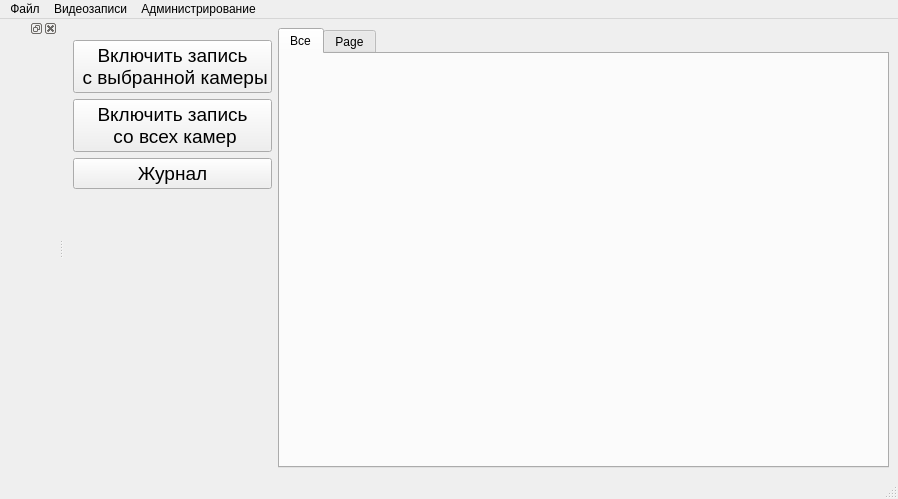
<?xml version="1.0" encoding="UTF-8"?>
<ui version="4.0">
 <class>BuksanSpy</class>
 <widget class="QMainWindow" name="BuksanSpy">
  <property name="geometry">
   <rect>
    <x>0</x>
    <y>0</y>
    <width>898</width>
    <height>499</height>
   </rect>
  </property>
  <property name="windowTitle">
   <string>BuksanSpy</string>
  </property>
  <widget class="QWidget" name="centralwidget">
   <layout class="QGridLayout" name="gridLayout">
    <item row="3" column="0">
     <widget class="QPushButton" name="pushButton_2">
      <property name="font">
       <font>
        <pointsize>14</pointsize>
       </font>
      </property>
      <property name="text">
       <string>Включить запись 
 со всех камер</string>
      </property>
      <property name="flat">
       <bool>false</bool>
      </property>
     </widget>
    </item>
    <item row="0" column="1" rowspan="6">
     <layout class="QGridLayout" name="CamLayout">
      <item row="0" column="0">
       <widget class="QTabWidget" name="Cams_TabWidget">
        <property name="currentIndex">
         <number>0</number>
        </property>
        <widget class="QWidget" name="AllCams">
         <property name="sizePolicy">
          <sizepolicy hsizetype="Preferred" vsizetype="Preferred">
           <horstretch>0</horstretch>
           <verstretch>0</verstretch>
          </sizepolicy>
         </property>
         <property name="minimumSize">
          <size>
           <width>0</width>
           <height>0</height>
          </size>
         </property>
         <attribute name="title">
          <string>Все</string>
         </attribute>
         <widget class="QWidget" name="gridLayoutWidget">
          <property name="geometry">
           <rect>
            <x>0</x>
            <y>0</y>
            <width>651</width>
            <height>401</height>
           </rect>
          </property>
          <layout class="QGridLayout" name="camslay"/>
         </widget>
        </widget>
        <widget class="QWidget" name="tab">
         <attribute name="title">
          <string>Page</string>
         </attribute>
        </widget>
       </widget>
      </item>
     </layout>
    </item>
    <item row="2" column="0">
     <widget class="QPushButton" name="pushButton_4">
      <property name="font">
       <font>
        <pointsize>14</pointsize>
       </font>
      </property>
      <property name="text">
       <string>Включить запись 
 с выбранной камеры</string>
      </property>
      <property name="flat">
       <bool>false</bool>
      </property>
     </widget>
    </item>
    <item row="4" column="0">
     <widget class="QPushButton" name="pushButton_3">
      <property name="font">
       <font>
        <pointsize>14</pointsize>
       </font>
      </property>
      <property name="text">
       <string>Журнал</string>
      </property>
      <property name="flat">
       <bool>false</bool>
      </property>
     </widget>
    </item>
    <item row="5" column="0">
     <spacer name="verticalSpacer">
      <property name="orientation">
       <enum>Qt::Vertical</enum>
      </property>
      <property name="sizeHint" stdset="0">
       <size>
        <width>20</width>
        <height>40</height>
       </size>
      </property>
     </spacer>
    </item>
   </layout>
  </widget>
  <widget class="QMenuBar" name="menubar">
   <property name="geometry">
    <rect>
     <x>0</x>
     <y>0</y>
     <width>898</width>
     <height>23</height>
    </rect>
   </property>
   <widget class="QMenu" name="menu">
    <property name="title">
     <string>Файл</string>
    </property>
    <addaction name="separator"/>
    <addaction name="InitCams_action"/>
    <addaction name="StartAllCams_Action"/>
    <addaction name="StartCurrentCam_Action"/>
    <addaction name="Quit_Action"/>
   </widget>
   <widget class="QMenu" name="menu_2">
    <property name="title">
     <string>Видеозаписи</string>
    </property>
   </widget>
   <widget class="QMenu" name="menu_3">
    <property name="title">
     <string>Администрирование</string>
    </property>
    <widget class="QMenu" name="menu_4">
     <property name="title">
      <string>Пользователи и группы</string>
     </property>
     <addaction name="users_Action"/>
     <addaction name="MandatoryGroups_Action"/>
    </widget>
    <widget class="QMenu" name="menu_5">
     <property name="title">
      <string>Устройства</string>
     </property>
     <addaction name="ShowDevList_Action"/>
    </widget>
    <addaction name="separator"/>
    <addaction name="menu_4"/>
    <addaction name="separator"/>
    <addaction name="menu_5"/>
    <addaction name="eventlog_Action"/>
   </widget>
   <addaction name="menu"/>
   <addaction name="menu_2"/>
   <addaction name="menu_3"/>
  </widget>
  <widget class="QStatusBar" name="statusbar"/>
  <widget class="QDockWidget" name="dockWidget">
   <attribute name="dockWidgetArea">
    <number>1</number>
   </attribute>
   <widget class="QWidget" name="dockWidgetContents"/>
  </widget>
  <action name="StartAllCams_Action">
   <property name="text">
    <string>Включить запись со всех камер</string>
   </property>
   <property name="shortcut">
    <string>Ctrl+Shift+A</string>
   </property>
  </action>
  <action name="StartCurrentCam_Action">
   <property name="text">
    <string>Включить запись с выбранной камеры</string>
   </property>
   <property name="shortcut">
    <string>Ctrl+Shift+C</string>
   </property>
  </action>
  <action name="Quit_Action">
   <property name="text">
    <string>Выйти из программы</string>
   </property>
   <property name="shortcut">
    <string>Ctrl+Shift+Q</string>
   </property>
  </action>
  <action name="users_Action">
   <property name="text">
    <string>Пользователи</string>
   </property>
   <property name="shortcut">
    <string>Ctrl+Shift+U</string>
   </property>
  </action>
  <action name="MandatoryGroups_Action">
   <property name="text">
    <string>Мандатные группы</string>
   </property>
   <property name="shortcut">
    <string>Ctrl+Shift+M</string>
   </property>
  </action>
  <action name="AddDevice_Action">
   <property name="text">
    <string>Добавить устройство</string>
   </property>
  </action>
  <action name="InitCams_action">
   <property name="text">
    <string>Инициализировать устройства</string>
   </property>
   <property name="shortcut">
    <string>Ctrl+Shift+I</string>
   </property>
  </action>
  <action name="AddDev_Action">
   <property name="text">
    <string>Добавить устройство</string>
   </property>
   <property name="shortcut">
    <string>Ctrl+Shift+N</string>
   </property>
  </action>
  <action name="ShowDevList_Action">
   <property name="text">
    <string>Показать список устройств</string>
   </property>
   <property name="shortcut">
    <string>Ctrl+Shift+S</string>
   </property>
  </action>
  <action name="eventlog_Action">
   <property name="text">
    <string>Журнал событий</string>
   </property>
   <property name="shortcut">
    <string>Ctrl+Shift+L</string>
   </property>
  </action>
 </widget>
 <resources/>
 <connections/>
</ui>
